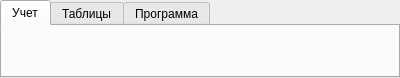
<?xml version="1.0" encoding="UTF-8"?>
<ui version="4.0">
 <class>TabWidget_MainTool</class>
 <widget class="QTabWidget" name="TabWidget_MainTool">
  <property name="geometry">
   <rect>
    <x>0</x>
    <y>0</y>
    <width>400</width>
    <height>78</height>
   </rect>
  </property>
  <property name="windowTitle">
   <string>TabWidget</string>
  </property>
  <property name="toolTip">
   <string/>
  </property>
  <property name="whatsThis">
   <string/>
  </property>
  <property name="currentIndex">
   <number>0</number>
  </property>
  <widget class="QWidget" name="tab2">
   <property name="maximumSize">
    <size>
     <width>396</width>
     <height>52</height>
    </size>
   </property>
   <property name="whatsThis">
    <string/>
   </property>
   <attribute name="title">
    <string>Учет</string>
   </attribute>
   <layout class="QHBoxLayout" name="horizontalLayout">
    <item>
     <layout class="QHBoxLayout" name="horizontalLayoutDoc"/>
    </item>
   </layout>
  </widget>
  <widget class="QWidget" name="tab1">
   <property name="maximumSize">
    <size>
     <width>396</width>
     <height>47</height>
    </size>
   </property>
   <attribute name="title">
    <string>Таблицы</string>
   </attribute>
   <layout class="QHBoxLayout" name="horizontalLayout_2" stretch="0">
    <property name="spacing">
     <number>5</number>
    </property>
    <property name="sizeConstraint">
     <enum>QLayout::SetMaximumSize</enum>
    </property>
    <property name="leftMargin">
     <number>2</number>
    </property>
    <property name="topMargin">
     <number>2</number>
    </property>
    <property name="rightMargin">
     <number>2</number>
    </property>
    <property name="bottomMargin">
     <number>2</number>
    </property>
    <item>
     <layout class="QHBoxLayout" name="horizontalLayoutList">
      <property name="spacing">
       <number>0</number>
      </property>
      <property name="sizeConstraint">
       <enum>QLayout::SetMaximumSize</enum>
      </property>
     </layout>
    </item>
   </layout>
  </widget>
  <widget class="QWidget" name="tab">
   <attribute name="title">
    <string>Программа</string>
   </attribute>
   <layout class="QHBoxLayout" name="horizontalLayout_3">
    <property name="spacing">
     <number>5</number>
    </property>
    <property name="leftMargin">
     <number>2</number>
    </property>
    <property name="topMargin">
     <number>2</number>
    </property>
    <property name="rightMargin">
     <number>2</number>
    </property>
    <property name="bottomMargin">
     <number>2</number>
    </property>
    <item>
     <layout class="QHBoxLayout" name="horizontalLayoutSys"/>
    </item>
   </layout>
  </widget>
 </widget>
 <resources/>
 <connections/>
</ui>
